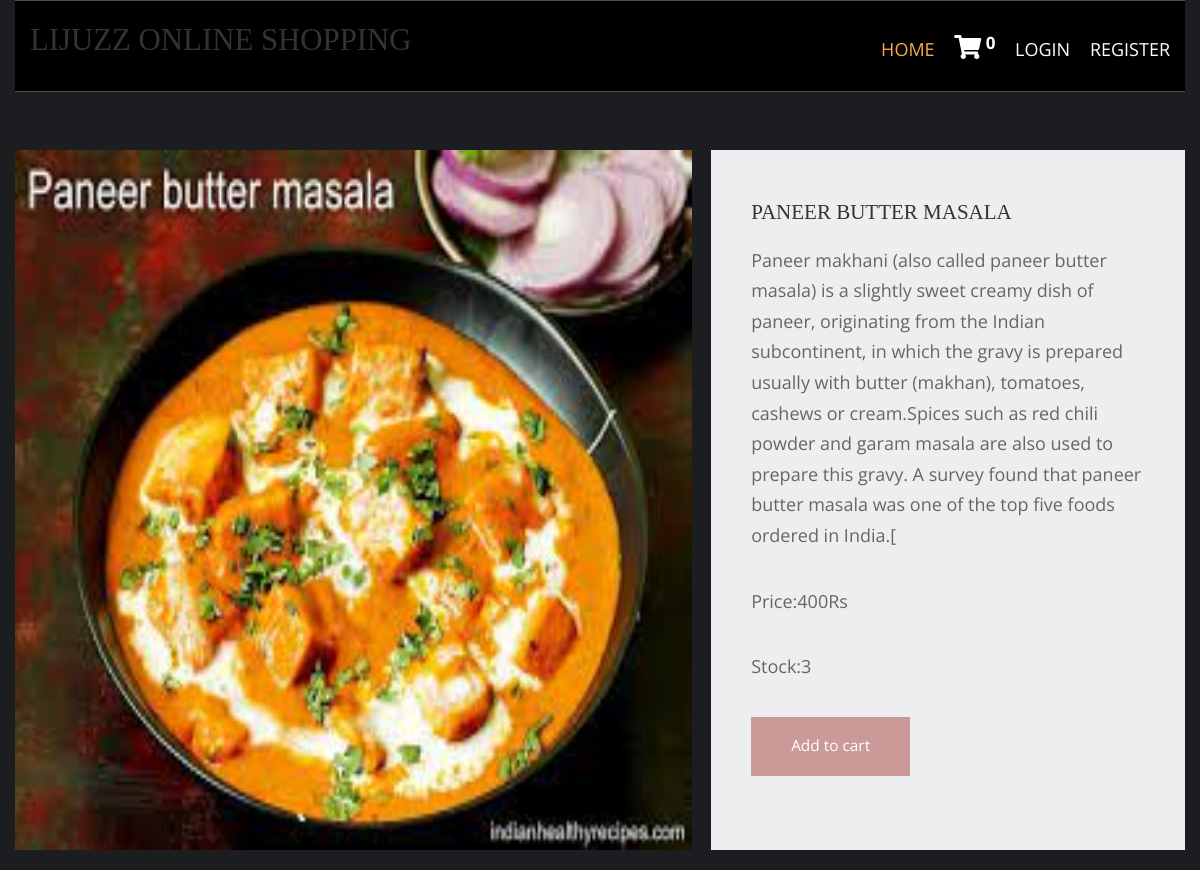
The page /vegetable-recipies/paneer-masala/ on the database its author committed.
### homeapp/models.py (models this page shows, shortened)
class product(models.Model):
    name = models.CharField(max_length=250,unique=True)
    slug = models.SlugField(max_length=250,unique=True)
    img = models.ImageField(upload_to='product')
    desc = models.TextField()
    stock = models.IntegerField()
    available = models.BooleanField(default=True)
    price = models.IntegerField()
    category = models.ForeignKey(categ, on_delete=models.CASCADE)

### homeapp/views.py (the view)
# urls.py: path('<slug:c_slug>/<slug:prdct_slug>/',views.prdct_details, name='prdct_details'),
def prdct_details(request, c_slug, prdct_slug):
    try:
        prdt= product.objects.get(category__slug=c_slug,slug=prdct_slug)
    except Exception as e:
        raise e
    return render(request,'item.html',{'prd':prdt})

### cartapp/context_processor.py (called while the page is built)
def count(request):
    item_count = 0
    if 'admin' in request.path:
        return {}
    else:
        try:
            ct = cartlist.objects.filter(cart_id=c_id(request))
            cti = items.objects.all().filter(cart= ct[:1])
            for j in cti:
                item_count+=j.quant
        except cartlist.DoesNotExist:
            item_count = 0
        return dict(item_c=item_count)

### cartapp/views.py (called while the page is built)
def c_id(request):
    ct_id = request.session.session_key
    if not ct_id:
        ct_id = request.session.create()
    return ct_id

### templates/item.html (shortened to what this page needs)
{% extends 'base.html' %}
{% load static %}
{% block content %}
<html lang="en">
<head>
    <link href="{% static 'pr/fontawesome/css/all.min.css' %}" rel="stylesheet"/>
    <link href="{% static 'pr/css/templatemo-comparto.css' %}" rel="stylesheet"/>
</head>
<body>
<br><br>
<section class="tm-mb-1" id="about">
    <div class="tm-row tm-about-row">
        <div class="tm-section-1-l">
            <img src="{{prd.img.url}}" style="height:700px;width:700px;" alt="About image" class="tm-img-responsive">
        </div>
        <article class="tm-section-1-r tm-bg-color-8">
            <h2 class="tm-mb-1 tm-title-color">{{prd.name}}</h2>
            <p> {{prd.desc}}</p>
            <p>Price:{{prd.price}}Rs</p>
            <p>Stock:{{prd.stock}}</p>
            {% if prd.stock <= 0 %}
            <h1 style="color:red"> Sorry No Stock Left...</h1>
            {% elif user.is_authenticated %}
            <a href="{% url 'addcart' prd.id %}" class="tm-btn tm-btn-1 tm-link-to-services">Add to cart</a>
            {% else %}
            <a href="{% url 'login' %}" class="tm-btn tm-btn-1 tm-link-to-services">Add to cart</a>
            {% endif %}
        </article>
    </div>
</section>
</body>
</html>
{% endblock %}

### static/hm/layout/styles/layout.css (style rules this page uses)
*, *::before, *::after { transition:all .3s ease-in-out; }
body { color:#A5A6AA; background-color:#1C1D21; }
a { color:#FBAB45; }

### static/pr/css/templatemo-comparto.css (style rules this page uses)
*, *::before, *::after { box-sizing: border-box; outline: none; }
ul, h1, h2, h3, h4, p, figure { padding: 0; margin: 0; }
body { font-family: 'Open Sans', Arial, sans-serif; font-size: 18px; overflow-x: hidden; padding-left: 15px; padding-right: 15px; margin: 0; }
h2 { font-size: 1.5rem; }
a { transition: all 0.3s ease; text-decoration: none; }
p { color: #666; line-height: 1.7; margin-bottom: 35px; }
h1, h2, h3, h4, h5, h6 { color: #333; }
.tm-mb-1 { margin-bottom: 20px; }
.tm-bg-color-8 { background-color: #EDEEEF; }
.tm-img-responsive { max-width: 100%; height: auto; }
.tm-section-1-l { width: 57.85%; margin-right: 1.65%; }
.tm-section-1-r { padding: 50px 40px; width: 40.5%; }
.tm-row { display: flex; }
.tm-btn { display: inline-block; padding: 15px 40px; font-size: 1.1rem; border: none; background-color: #CC9999; color: white; }
a { color: #666; }

### static/hm/layout/styles/framework.css (style rules this page uses)
html { overflow-y:scroll; overflow-x:hidden; }
html, body { margin:0; padding:0; font-size:14px; line-height:1.6em; }
*, *::before, *::after { box-sizing:border-box; }
a { outline:none; text-decoration:none; }
img { width:auto; max-width:100%; height:auto; margin:0; padding:0; border:none; line-height:normal; vertical-align:middle; }
body, input, textarea, select { font-family:Verdana, Geneva, sans-serif; }
h1, h2, h3, h4, h5, h6, .heading { font-family:Georgia, "Times New Roman", Times, serif; }
::placeholder { opacity:1; }
h1, h2, h3, h4, h5, h6, .heading { margin:0 0 20px 0; font-size:1.4rem; line-height:normal; font-weight:normal; text-transform:uppercase; }
address, article, aside, figcaption, figure, footer, header, main, nav, section { display:block; margin:0; padding:0; }

### rows shown on the page
product: img (picture), name "PANEER BUTTER MASALA", desc "Paneer makhani (also called paneer butter masala) is a slightly sweet creamy dish of paneer, originating from the Indian subcontinent, in which the gravy is prepared usually with butter (makhan), tomatoes, cashews or cream.Spices such as red chili powder and garam masala are also used to prepare this gravy. A survey found that paneer butter masala was one of the top five foods ordered in India.[", price "400", stock "3"

### other values the page prints
{{ item_c }} "0"
